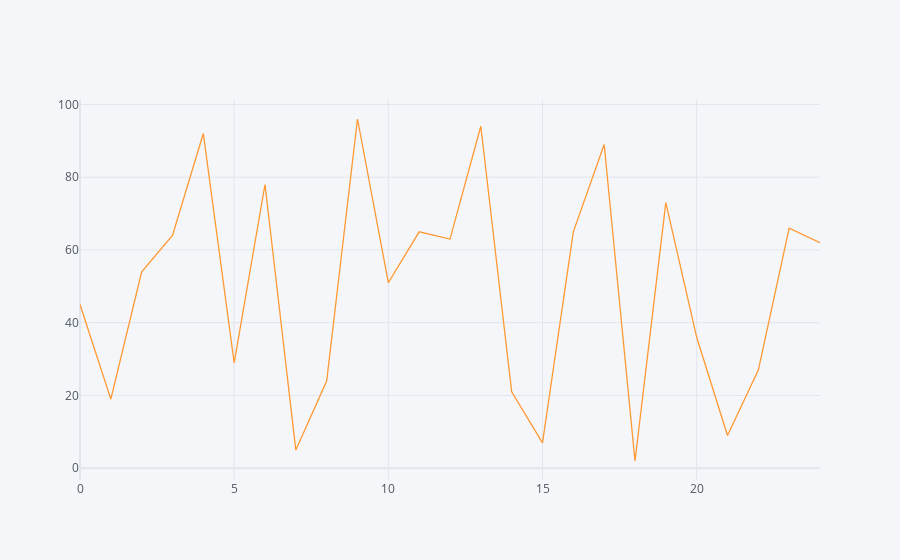

Write notebook code for a chart like this one.
### Code cell
df3[['Coke']].iplot()

### Figure 1 — Plotly figure (JSON) as saved in the notebook; plotly's stock layout.template omitted (floating-point values rounded to 4 significant figures)
{"data": [{"line": {"color": "rgba(255, 153, 51, 1.0)", "dash": "solid", "shape": "linear", "width": 1.3}, "mode": "lines", "name": "Coke", "text": "", "type": "scatter", "x": [0, 1, 2, 3, 4, 5, 6, 7, 8, 9, 10, 11, 12, 13, 14, 15, 16, 17, 18, 19, 20, 21, 22, 23, 24], "y": [45, 19, 54, 64, 92, 29, 78, 5, 24, 96, 51, 65, 63, 94, 21, 7, 65, 89, 2, 73, 36, 9, 27, 66, 62]}], "layout": {"legend": {"bgcolor": "#F5F6F9", "font": {"color": "#4D5663"}}, "paper_bgcolor": "#F5F6F9", "plot_bgcolor": "#F5F6F9", "title": {"font": {"color": "#4D5663"}}, "xaxis": {"gridcolor": "#E1E5ED", "showgrid": true, "tickfont": {"color": "#4D5663"}, "title": {"font": {"color": "#4D5663"}, "text": ""}, "zerolinecolor": "#E1E5ED"}, "yaxis": {"gridcolor": "#E1E5ED", "showgrid": true, "tickfont": {"color": "#4D5663"}, "title": {"font": {"color": "#4D5663"}, "text": ""}, "zerolinecolor": "#E1E5ED"}}}
